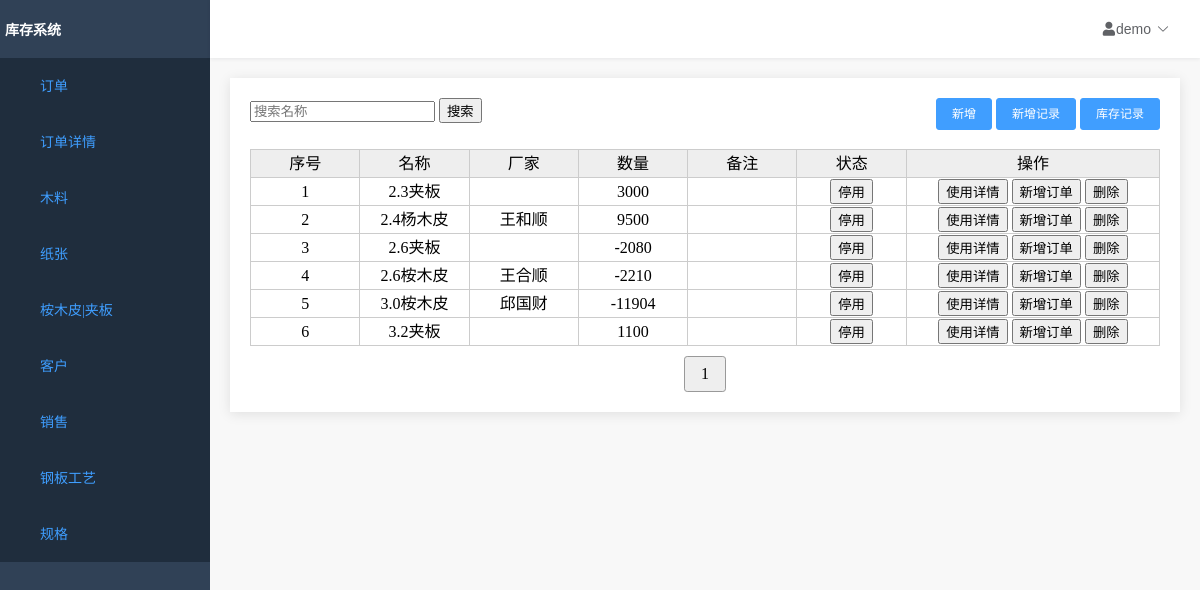
/home/skin/list/, run on an earlier commit of the app's database.
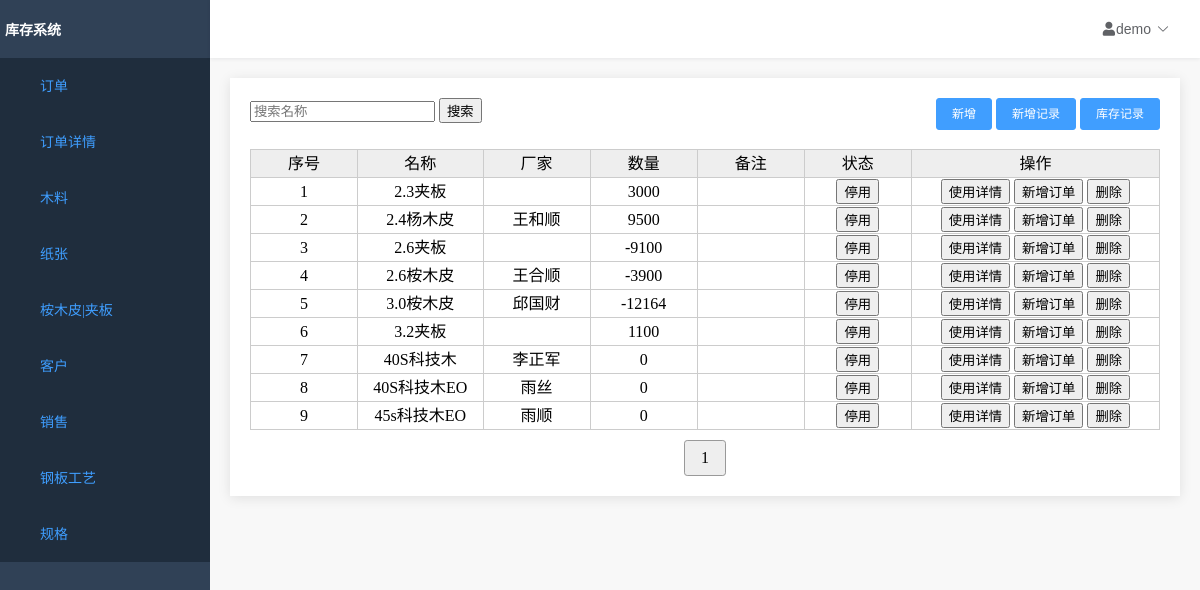
And on a later commit of the database.
### skin/models.py (models this page shows, shortened)
class SkinModel(models.Model):
    id = models.AutoField(primary_key=True)
    name = models.TextField('名称', max_length=64, unique=True, null=False)
    factory = models.TextField('厂家', max_length=64, default="")
    count = models.IntegerField('数量', default=0)
    note = models.TextField('备注', max_length=256, default='')
    enable = models.BooleanField(
        '是否使用', default=True, blank=False, null=False)
    created_time = models.DateTimeField('创建时间', default=now)
    last_mod_time = models.DateTimeField('修改时间', auto_now=True)
    objects = models.manager

### skin/views.py (the view)
# urls.py: path('list/', views.SkinListView.as_view(), name='skin_list'),
class SkinListView(ListView):
    paginate_by = 15
    model = SkinModel
    template_name = 'skinlist.html'
    context_object_name = 'object_list'
    def get_queryset(self):
        q = Q()
        name = self.request.GET.get('name')
        if name:
            q.add(Q(name__contains=name), Q.AND)
        return SkinModel.objects.filter(q).order_by('name')
    def get_context_data(self, **kwargs):
        context = super(SkinListView, self).get_context_data(**kwargs)
        return context

### InventorySystem/context_processor.py (called while the page is built)
def nav_list(request):
    func_list = []
    func_list.append(('订单', '/home/order/head/list'))
    func_list.append(('订单详情', '/home/order/list'))
    func_list.append(('木料', '/home/wood/list'))
    func_list.append(('纸张', '/home/paper/list'))
    func_list.append(('桉木皮|夹板', '/home/skin/list'))
    func_list.append(('客户', '/home/customer/list'))
    func_list.append(['销售', '/home/salesman/list'])
    func_list.append(('钢板工艺', '/home/process/technology/list'))
    func_list.append(('规格', '/home/process/specification/list'))
    return locals()

### templates/skinlist.html (shortened to what this page needs)
{% extends 'table.html' %}
{% block table %}
<div>
    <div class="top_tool_bar">
        <form method="get">
            <input type="text" name="name" placeholder="搜索名称">
            <button type="submit">
                <span>搜索</span>
            </button>
        </form>
        <div class="right_buttons">
            <a href="/home/skin/add">
                <button type="button">
                    <span>新增</span>
                </button>
            </a>
            <a href="/home/skin/form/add">
                <button type="button">
                    <span>新增记录</span>
                </button>
            </a>
            <a href="/home/skin/form/list">
                <button type="button">
                    <span>库存记录</span>
                </button>
            </a>
        </div>
    </div>
    <div class="results">
        <table id="result_list">
            <thead>
            <th scope="col" class="sortable column-id">序号</th>
            <th scope="col" class="sortable column-name">名称</th>
            <th scope="col" class="sortable column-name">厂家</th>
            <th scope="col" class="sortable column-name">数量</th>
            <th scope="col" class="sortable column-name">备注</th>
            <th scope="col">状态</th>
            <th scope="col">操作</th>
            </thead>
            {% for obj in object_list %}
            <tr>
                <td>{{ forloop.counter }}</td>
                <td>{{obj.name}}</td>
                <td>{{obj.factory}}</td>
                <td>{{obj.count}}</td>
                <td>{{obj.note}}</td>
                <td>
                    <a href="/home/skin/enable?id={{ obj.id }}">
                        {% if obj.enable %}
                        <input type="button" value="停用">
                        {% else %}
                        <input type="button" value="已停用">
                        {% endif %}
                    </a>
                <td>
                    <a href="/home/skin/form/list?id={{ obj.id }}">
                        <input type="button" value="使用详情">
                    </a>
                    <a href="/home/skin/form/add?id={{ obj.id }}">
                        <input type="button" value="新增订单">
                    </a>
                    <a href="/home/skin/del?id={{ obj.id }}">
                        <input type="button" value="删除">
                    </a>
                </td>
            </tr>
            {% endfor %}
        </table>
    </div>
</div>
{% endblock %}

### templates/table.html (shortened to what this page needs)
{% extends 'home.html' %}
{% load order_extras %}
{% block list %}
<div class="flex" id="content">
    {% block table %}
    {% endblock %}
    <nav aria-label="Page navigation">
        <ul class="pagination">
            {% for page in paginator.page_range %}
                {% if page < 3 or page > paginator.num_pages|add:-3 or page_obj.number > page|add:-4 and page_obj.number < page|add:4 %}
                    {% if page == page_obj.number %}
                        <li><a aria-current="page"><span>{{ page }}</span></a></li>
                    {% else %}
                        <li><a href="?{% param_replace page=page %}"><span>{{ page }}</span></a></li>
                    {% endif %}
                {% else %}
                    {% if page == 3 %}
                    <li><a><span>...</span></a></li>
                    {% elif page == paginator.num_pages|add:-3 %}
                    <li><a><span>...</span></a></li>
                    {% endif %}
                {% endif %}
            {% endfor %}
        </ul>
    </nav>
</div>
{% endblock %}

### templates/home.html (shortened to what this page needs)
{% extends 'base.html' %}
{% block content %}
<div>
    <section class="el-container" style="height: 795px;">
        <aside class="el-aside menu">
            <div class="logo-wrap">
                <span>库存系统</span>
            </div>
            <ul id="menu" class="el-menu">
                {% for func in func_list %}
                <li class="el-menu-item" style="padding-left: 40px;">
                    <a href={{ func.1 }}><span>{{ func.0 }}</span></a>
                </li>
                {% endfor %}
            </ul>
        </aside>
        <section class="el-container is-vertical">
            <header class="el-header navbar" style="height: auto; font-size: 12px; padding: 10px;">
                <div class="float-wrap">
                    <div class="right">
                        <div class="el-dropdown">
                            <button type="button"
                                    class="el-button el-button--default waves-effect el-dropdown-selfdefine"
                                    aria-haspopup="list" aria-controls="dropdown-menu-6544" role="button" tabindex="0">
                                <span><i class="fas fa-user"></i>demo<i
                                        class="el-icon-arrow-down el-icon--right"></i></span>
                            </button>
                        </div>
                    </div>
                </div>
            </header>
            <main>
                {% block list %}
                {% endblock %}
            </main>
        </section>
    </section>
</div>
{% endblock %}

### templates/base.html (shortened to what this page needs)
{% load static %}
<html lang="en">
<head>
    <link rel="stylesheet" type="text/css" href="{% static '/css/base.css' %}"/>
    <link rel="stylesheet" type="text/css" href="{% static '/elementui/theme-chalk/index.css' %}"/>
    <link rel="stylesheet" type="text/css" href="{% static '/fontawesome-free-5.8.1-web/css/all.min.css' %}"/>
    <link rel="stylesheet" href="/static/css/index.css?_=3.2">
    <link rel="stylesheet" href="/static/waves/waves.min.css?_=2.1">
</head>
<body>
{% block content %}
{% endblock %}
</body>
</html>

### static/css/base.css (style rules this page uses)
#content { padding: 20px; background-color: white; margin: 20px; box-shadow: 0 2px 12px 0 rgba(0, 0, 0, 0.1); }
a:link, a:visited { color: #3f9eff; text-decoration: none; }
td, th { vertical-align: inherit; border-bottom: none; }
body, #container { background-color: #f1f1f1; }

### static/css/index.css (style rules this page uses)
html, body { padding: 0px; margin: 0px; background-color: #f8f8f8; height: 100%; overflow: hidden; }
.navbar { overflow: hidden; position: relative; background: #fff; box-shadow: 0 1px 4px rgba(0, 21, 41, 0.08); }
.navbar .el-button { border: none; background-color: inherit; }
.menu .el-menu { border-right: 0px; }
.menu, .menu .el-menu-item-group { color: #bfcbd9; background-color: #304156; }
.menu .el-menu-item { color: #bfcbd9 !important; background-color: #1f2d3d !important; }
.logo-wrap { margin: 0; color: #fff; font-weight: 600; line-height: 58px; font-size: 14px; font-family: Avenir, Helvetica Neue, Arial, Helvetica, sans-serif; vertical-align: middle; padding: 0px 5px; min-width: 200px; }
.el-button .fas, .el-button .far, .el-button .fab, .el-button .fa { width: 14px; height: 14px; }
.clearfix, .float-wrap { display: block; }
.clearfix:after, .float-wrap:after { content: "."; display: block; height: 0; clear: both; visibility: hidden; }
.float-wrap .right { float: right; }
.float-wrap span { margin-left: 10px; }
.menu { overflow-x: hidden; }

### templates/table.html (style rules this page uses)
table { width: 100%; background: #ccc; margin: 10px auto; white-space:nowrap; border-collapse: collapse; }
th,td { height: 25px; line-height: 25px; text-align: center; border: 1px solid #ccc; }
th { background: #eee; font-weight: normal; }
td { min-width:80px; max-width:100%; }
tr { background: #fff; }
td a { color: #06f; text-decoration: none; }
nav { display: flex; justify-content: center; }
.pagination { list-style: none; margin: 0; padding: 0; display: flex; }
.pagination li { margin: 0 1px; }
.pagination a { display: block; padding: .5em 1em; border: 1px solid #999; border-radius: .2em; text-decoration: none; }
.pagination a[aria-current="page"] { background-color: #eee; }
.top_tool_bar { display:flex; flex-flow: row; }
.right_buttons { margin-left:auto }
.right_buttons button { background-color: #409EFF; color: #fff; padding: 9px 15px; font-size: 12px; border-radius: 3px; line-height: 1; border: 1px solid #409EFF; }

What changed in the data, as far as the page shows it:
changed SkinModel "2.6夹板": count "-2080" → "-9100"
changed SkinModel "2.6桉木皮": count "-2210" → "-3900"
changed SkinModel "3.0桉木皮": count "-11904" → "-12164"
added SkinModel: name "40S科技木", factory "李正军", count "0"
added SkinModel: name "40S科技木EO", factory "雨丝", count "0"
added SkinModel: name "45s科技木EO", factory "雨顺", count "0"
